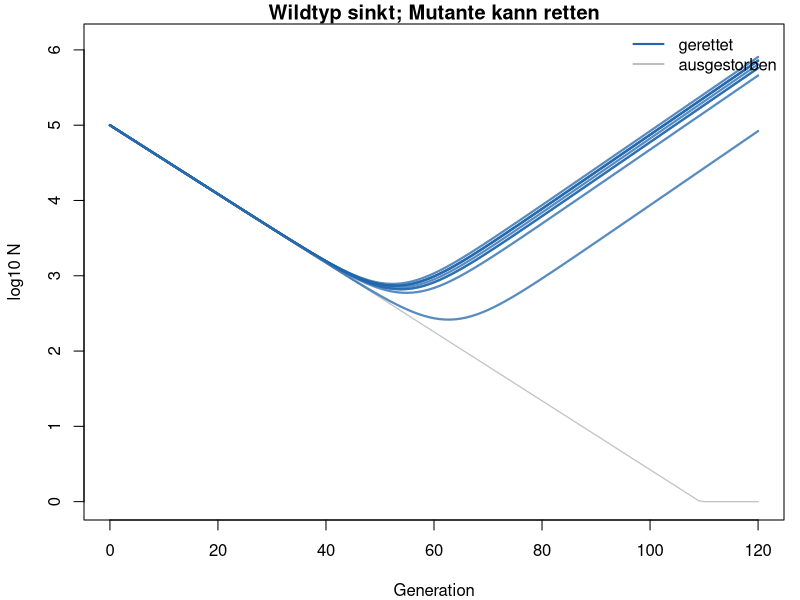
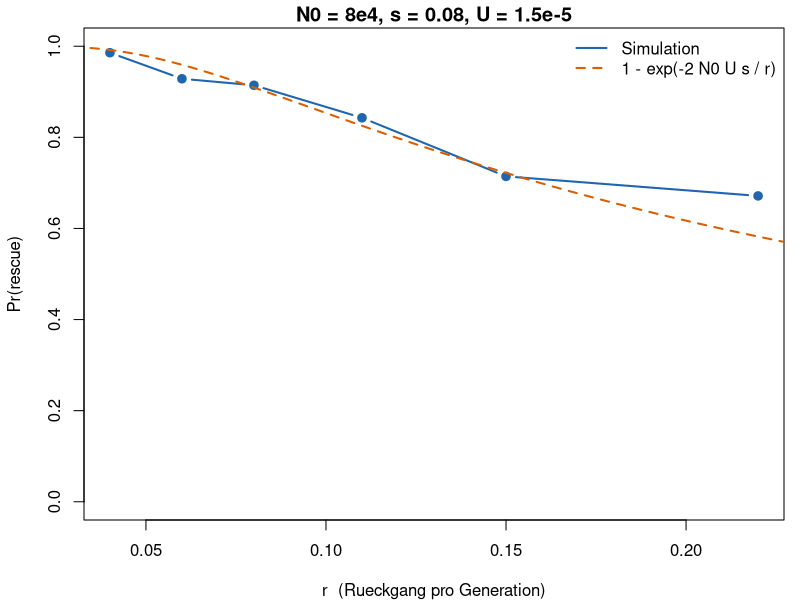
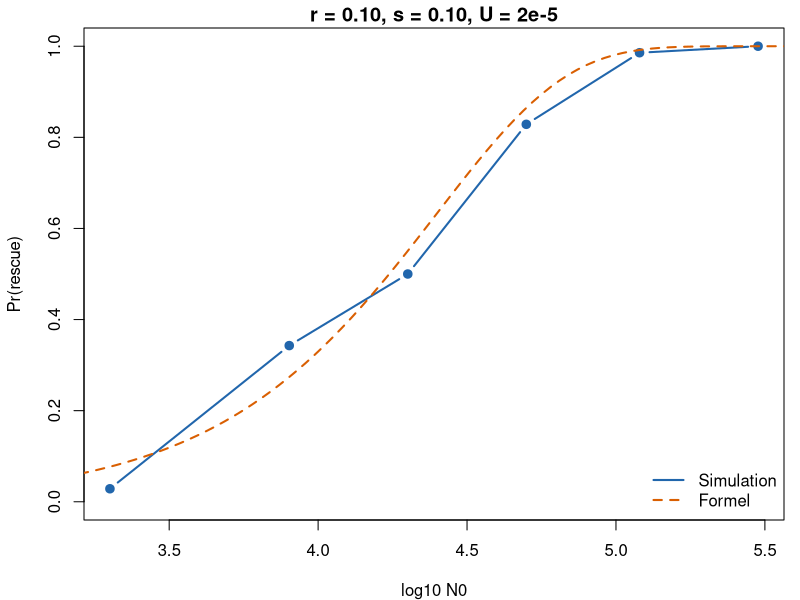

Write the R code that produced these figures, in order.
## ---- chunk 1
#| include: false
p_rescue_approx <- function(N0, r, s, U) {
  1 - exp(-2 * N0 * U * s / pmax(r, 1e-12))
}

one_rescue_run <- function(N0, r, s, U, max_gen = 180) {
  n_wt <- N0
  n_mut <- 0
  established <- FALSE
  N <- numeric(max_gen + 1)
  N[1] <- N0
  u <- min(1, max(0, 2 * s))
  for (t in seq_len(max_gen)) {
    if (!established && n_wt >= 1) {
      n_new <- rpois(1, lambda = U * n_wt)
      if (n_new > 0 && any(runif(n_new) < u)) {
        established <- TRUE
        n_mut <- 1
      }
    }
    n_wt <- n_wt * (1 - r)
    if (n_wt < 1) n_wt <- 0
    if (established) n_mut <- n_mut * (1 + s)
    tot <- n_wt + n_mut
    N[t + 1] <- tot
    if (!established && n_wt < 1) {
      if (t < max_gen) N[(t + 2):(max_gen + 1)] <- 0
      break
    }
  }
  list(rescued = established && (n_wt + n_mut) >= 1,
       N = pmax(N, 0), generation = 0:max_gen)
}

rescue_rate <- function(N0, r, s, U, n_reps = 80, max_gen = 160) {
  mean(replicate(n_reps, one_rescue_run(N0, r, s, U, max_gen)$rescued))
}
## ---- chunk 2
#| fig-height: 3.45
#| fig-width: 8.4
#| out-width: 90%
set.seed(10)
par(mar = c(4, 4.2, 1.2, 0.8))
plot(NA, xlim = c(0, 120), ylim = c(0, 6.1),
     xlab = "Generation", ylab = "log10 N",
     main = "Wildtyp sinkt; Mutante kann retten")
N0 <- 1e5
r <- 0.10
s <- 0.12
U <- 2e-5
for (i in 1:10) {
  run <- one_rescue_run(N0, r, s, U, 120)
  col <- if (run$rescued) adjustcolor("#2166ac", 0.75) else adjustcolor("#bdbdbd", 0.9)
  lwd <- if (run$rescued) 2.2 else 1.3
  nplot <- pmax(run$N, 1)
  lines(run$generation, log10(nplot), col = col, lwd = lwd)
}
legend("topright", c("gerettet", "ausgestorben"),
       col = c("#2166ac", "#bdbdbd"), lwd = 2, bty = "n")
## ---- chunk 3
#| fig-height: 3.5
#| fig-width: 8.2
#| out-width: 88%
set.seed(10)
N0 <- 8e4
s <- 0.08
U <- 1.5e-5
r_grid <- c(0.04, 0.06, 0.08, 0.11, 0.15, 0.22)
p_hat <- vapply(r_grid, function(r) {
  rescue_rate(N0, r, s, U, n_reps = 70)
}, 0.0)
par(mar = c(4, 4.2, 1.4, 0.8))
plot(r_grid, p_hat, type = "b", pch = 19, lwd = 2, col = "#2166ac",
     ylim = c(0, 1), xlab = "r  (Rueckgang pro Generation)",
     ylab = "Pr(rescue)",
     main = "N0 = 8e4, s = 0.08, U = 1.5e-5")
r_line <- seq(0.03, 0.24, length.out = 80)
lines(r_line, p_rescue_approx(N0, r_line, s, U),
      lwd = 2, lty = 2, col = "#d95f02")
legend("topright", c("Simulation", "1 - exp(-2 N0 U s / r)"),
       col = c("#2166ac", "#d95f02"), lwd = 2, lty = c(1, 2), bty = "n")
## ---- chunk 4
#| fig-height: 3.5
#| fig-width: 8.2
#| out-width: 88%
set.seed(10)
s <- 0.10
U <- 2e-5
r <- 0.10
N0_grid <- c(2e3, 8e3, 2e4, 5e4, 1.2e5, 3e5)
p_n <- vapply(N0_grid, function(n0) {
  rescue_rate(n0, r, s, U, n_reps = 70)
}, 0.0)
par(mar = c(4, 4.2, 1.4, 0.8))
plot(log10(N0_grid), p_n, type = "b", pch = 19, lwd = 2, col = "#2166ac",
     ylim = c(0, 1), xlab = "log10 N0", ylab = "Pr(rescue)",
     main = "r = 0.10, s = 0.10, U = 2e-5")
n_line <- 10^seq(3.2, 5.6, length.out = 80)
lines(log10(n_line), p_rescue_approx(n_line, r, s, U),
      lwd = 2, lty = 2, col = "#d95f02")
legend("bottomright", c("Simulation", "Formel"),
       col = c("#2166ac", "#d95f02"), lwd = 2, lty = c(1, 2), bty = "n")
